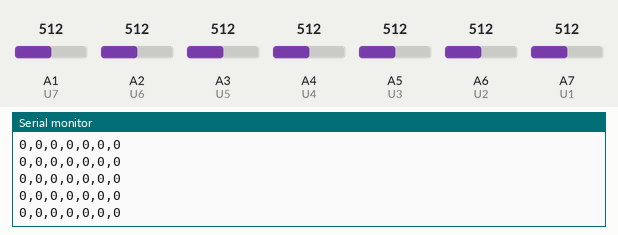
Bench run of a sketch on a simulated Arduino Nano, built with avr-gcc and run on an emulated ATmega328P. Shown: the last lines printed to the serial monitor. Inputs (shaded band) come from the test bench; at power-on: A1 (U7) = 512, A2 (U6) = 512, A3 (U5) = 512, A4 (U4) = 512, A5 (U3) = 512, A6 (U2) = 512, A7 (U1) = 512.

Above: at 1.2 s.
1.3 s: A1 (U7) set to 610
At 2.1 s:
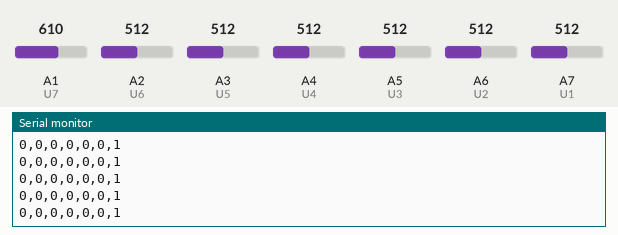
4.3 s: A2 (U6) set to 610
At 5.2 s:
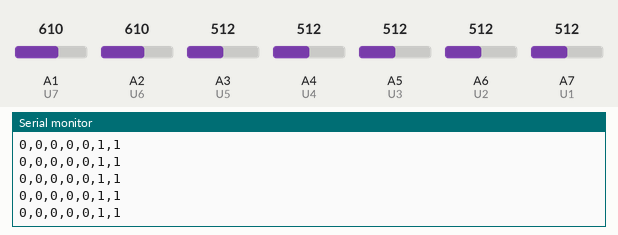
5.8 s: A3 (U5) set to 610
At 6.3 s:
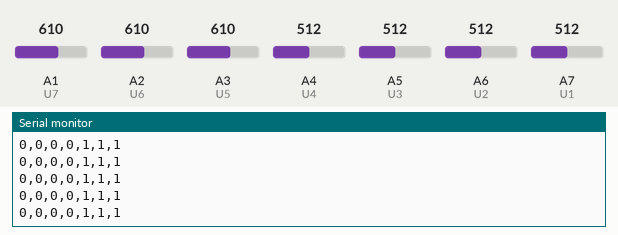
7.3 s: A4 (U4) set to 610
At 8.3 s:
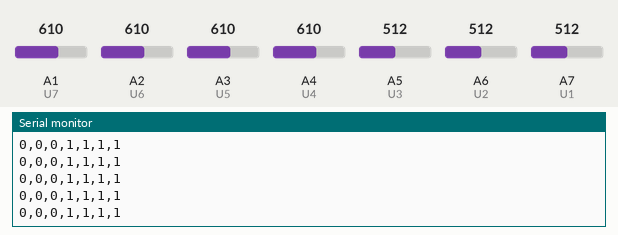
8.8 s: A5 (U3) set to 610
At 9.5 s:
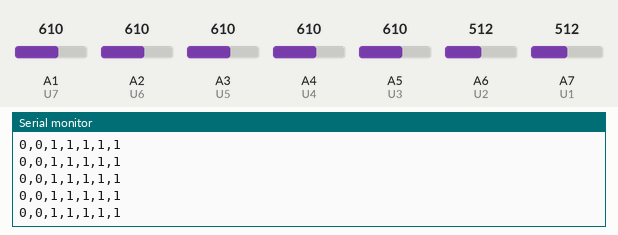
11.8 s: A6 (U2) set to 610
At 12.5 s:
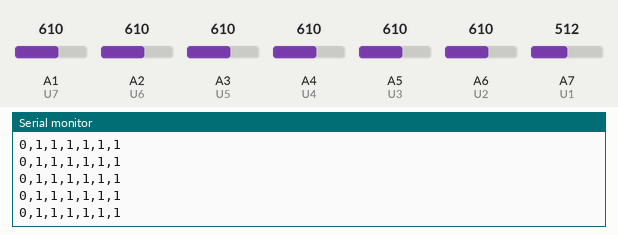

The sketch:

LF-MK1.0_Sensor_Test.ino
```cpp
//https://www.arxterra.com/ee444-lab-0/
// IR Sensory
#define U7 A1
#define U6 A2
#define U5 A3
#define U4 A4
#define U3 A5
#define U2 A6
#define U1 A7

const int threshold = 600;

void setup() {
  pinMode(U7, INPUT);
  pinMode(U6, INPUT);
  pinMode(U5, INPUT);
  pinMode(U4, INPUT);
  pinMode(U3, INPUT);
  pinMode(U2, INPUT);
  pinMode(U1, INPUT);

  Serial.begin(9600);
}

void loop() {
  //načtení hodnot a očištění o limit, aby nás nerušil šum
  int IR7 = analogRead(U7) < threshold ? 0 : 1;
  int IR6 = analogRead(U6) < threshold ? 0 : 1;
  int IR5 = analogRead(U5) < threshold ? 0 : 1;
  int IR4 = analogRead(U4) < threshold ? 0 : 1;
  int IR3 = analogRead(U3) < threshold ? 0 : 1;
  int IR2 = analogRead(U2) < threshold ? 0 : 1;
  int IR1 = analogRead(U1) < threshold ? 0 : 1;

  //1 = černá, 0 = bílá
  Serial.print(IR1);
  Serial.print(",");
  Serial.print(IR2);
  Serial.print(",");
  Serial.print(IR3);
  Serial.print(",");
  Serial.print(IR4);
  Serial.print(",");
  Serial.print(IR5);
  Serial.print(",");
  Serial.print(IR6);
  Serial.print(",");
  Serial.print(IR7);
  Serial.write(10);
}
```

Measured:
- after the input at 1.3 s, the serial monitor: prints a new line after 0.07 s (image 1)
- after the input at 4.3 s, the serial monitor: prints a new line after 0.07 s (image 2)
- after the input at 5.8 s, the serial monitor: prints a new line after 0.07 s (image 3)
- after the input at 7.3 s, the serial monitor: prints a new line after 0.07 s (image 4)
- after the input at 8.8 s, the serial monitor: prints a new line after 0.07 s (image 5)
- after the input at 11.8 s, the serial monitor: prints a new line after 0.07 s (image 6)
